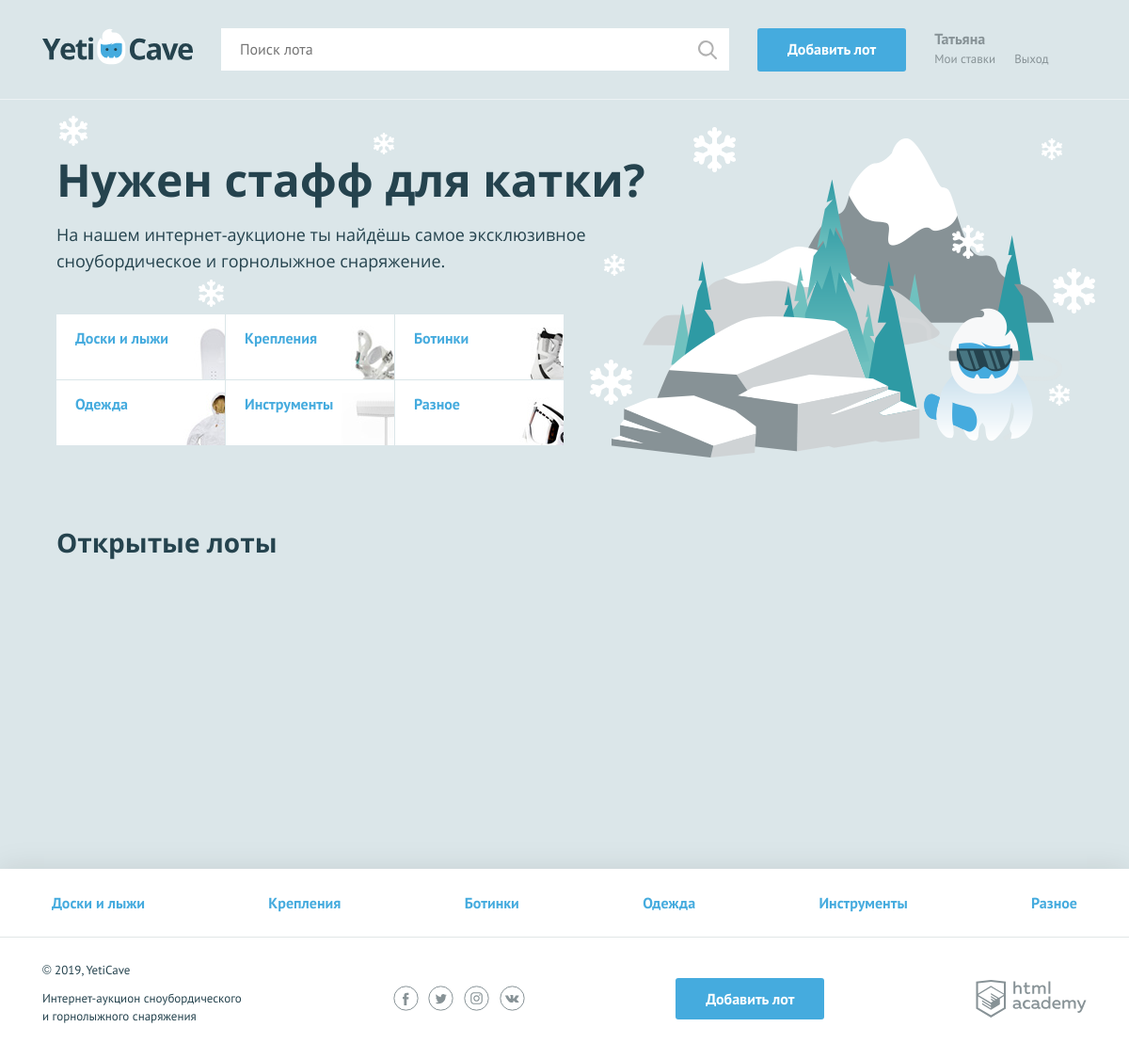
The page / on the database its author committed.
### tables this page shows
CREATE TABLE category (
  id INT UNSIGNED AUTO_INCREMENT PRIMARY KEY,
  title CHAR(64),
  symbol_code CHAR(64)
);

### helpers.php (called while the page is built, shortened)
<?php
function include_template($name, array $data = []) {
    $name = 'templates/' . $name;
    extract($data);
    require $name;
    $result = ob_get_clean();
    return $result;
}

### functions.php (called while the page is built, shortened)
<?php
$is_auth = rand(0, 1);
$user_name = "Татьяна";

### templates/main.php (the view, shortened to what this page needs)
<main class="container">
    <section class="promo">
        <h2 class="promo__title">Нужен стафф для катки?</h2>
        <p class="promo__text">На нашем интернет-аукционе ты найдёшь самое эксклюзивное сноубордическое и горнолыжное снаряжение.</p>
        <ul class="promo__list">
            <?php foreach ($categories as $val): ?>
                <li class="promo__item promo__item--<?= $val['symbol_code'] ?>">
                    <a class="promo__link" href="pages/all-lots.html"><?= $val['title'] ?></a>
                </li>
            <?php endforeach; ?>
        </ul>
    </section>
    <section class="lots">
        <div class="lots__header">
            <h2>Открытые лоты</h2>
        </div>
    </section>
</main>

### templates/layout.php (shortened to what this page needs)
<!DOCTYPE html>
<html lang="ru">
<head>
    <link href="css/normalize.min.css" rel="stylesheet">
    <link href="css/style.css" rel="stylesheet">
</head>
<body>
    <div class="page-wrapper">
        <header class="main-header">
            <div class="main-header__container container">
                <a class="main-header__logo">
                    <img src="img/logo.svg" width="160" height="39" alt="Логотип компании YetiCave">
                </a>
                <form class="main-header__search" method="get" action="https://echo.htmlacademy.ru" autocomplete="off">
                    <input type="search" name="search" placeholder="Поиск лота">
                    <input class="main-header__search-btn" type="submit" name="find" value="Найти">
                </form>
                <a class="main-header__add-lot button" href="pages/add-lot.html">Добавить лот</a>
                <nav class="user-menu">
                    <?php if ($is_auth): ?>
                        <div class="user-menu__logged">
                            <p><?=$user_name?></p>
                            <a class="user-menu__bets" href="pages/my-bets.html">Мои ставки</a>
                            <a class="user-menu__logout" href="#">Выход</a>
                        </div>
                    <?php endif; ?>
                </nav>
            </div>
        </header>
        <main class="container"><?= $content ?></main>
    </div>
<footer class="main-footer">
    <nav class="nav">
        <ul class="nav__list container">
            <?php foreach($categories as $val): ?>
                <li class="nav__item">
                    <a href="pages/all-lots.html"><?= $val['title'] ?></a>
                </li>
            <?php endforeach; ?>
        </ul>
    </nav>
    <div class="main-footer__bottom container">
        <div class="main-footer__copyright">
            <p>© 2019, YetiCave</p>
            <p>Интернет-аукцион сноубордического и горнолыжного снаряжения</p>
        </div>
        <div class="main-footer__social social">
            <a class="social__link social__link--facebook" href="#">
            </a>
            <a class="social__link social__link--twitter" href="#">
            </a>
            <a class="social__link social__link--instagram" href="#">
            </a>
            <a class="social__link social__link--vkontakte" href="#">
            </a>
        </div>
        <a class="main-footer__add-lot button" href="add-lot.html">Добавить лот</a>
        <div class="main-footer__developed-by">
            <a class="logo-academy" href="https://htmlacademy.ru/intensive/php">
            </a>
        </div>
    </div>
</footer>
</body>
</html>

### rows shown on the page
category: title "Доски и лыжи"
category: title "Крепления"
category: title "Ботинки"
category: title "Одежда"
category: title "Инструменты"
category: title "Разное"

### other values the page prints
$user_name "Татьяна"
